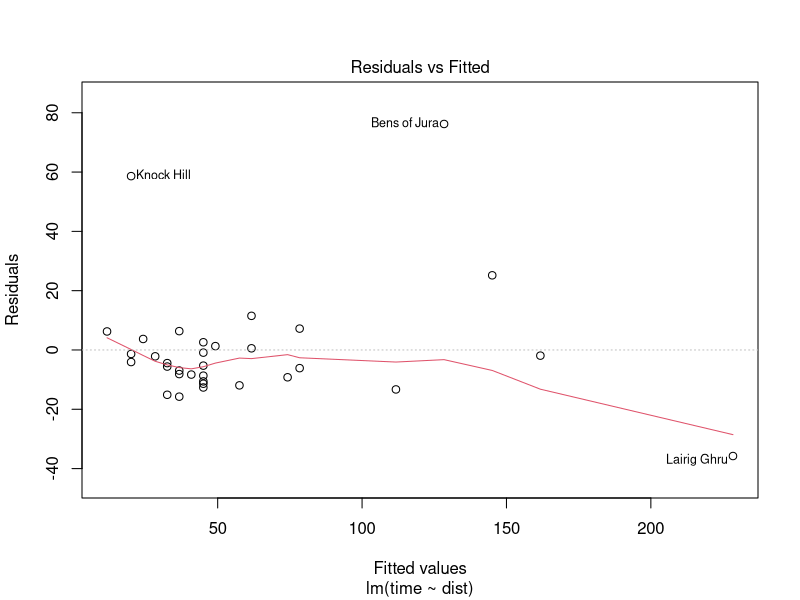
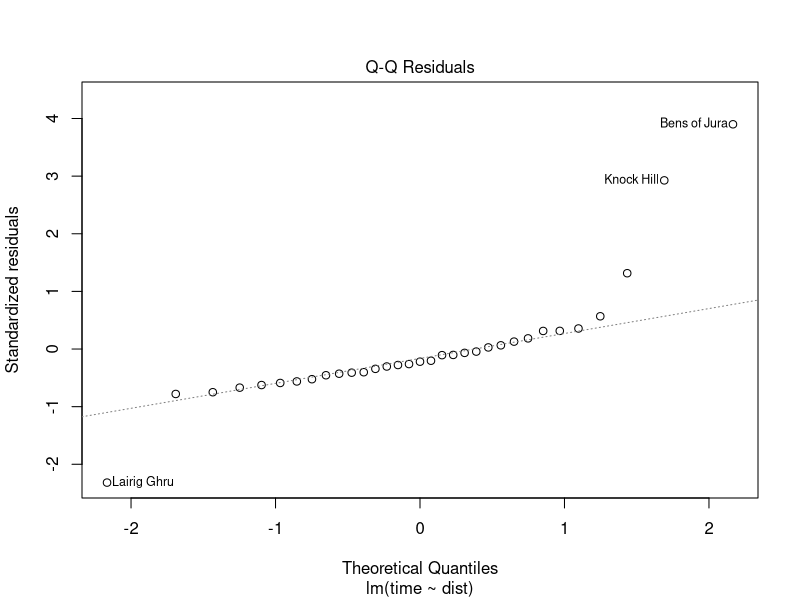
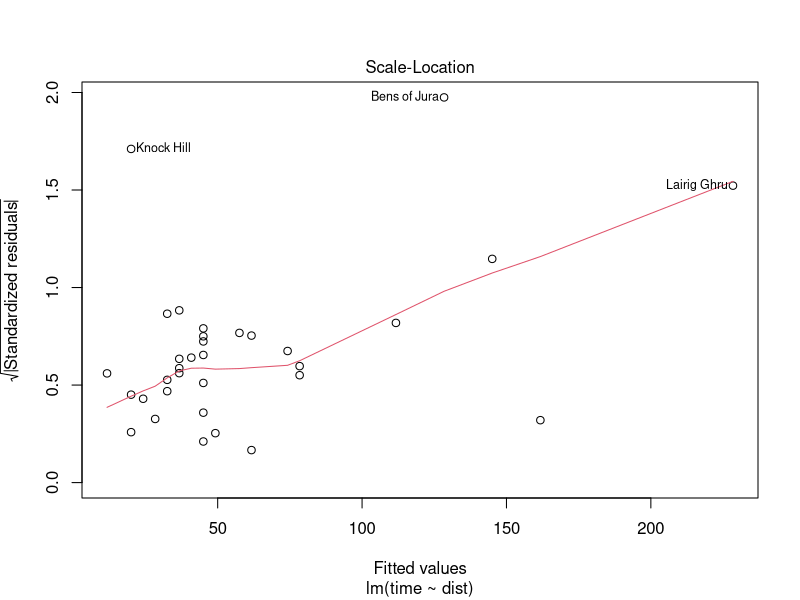
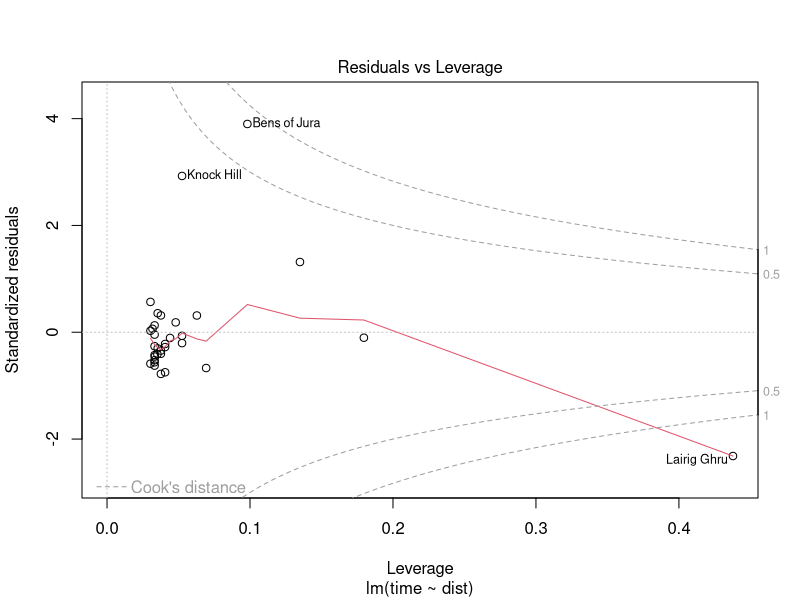

These charts were generated, in order, by the following R code: (Note: this script raises an error after producing the figures.)
### Regression tests for which the printed output is the issue
### May fail.
### Skipped on a Unix-alike without Recommended packages

pdf("reg-tests-3.pdf", encoding = "ISOLatin1.enc")

## str() for character & factors with NA (levels), and for Surv objects:
ff <- factor(c(2:1,  NA),  exclude = NULL)
str(levels(ff))
str(ff)
str(ordered(ff, exclude=NULL))
if(require(survival)) {
    (sa <- Surv(aml$time, aml$status))
    str(sa)
    detach("package:survival", unload = TRUE)
}
## were different, the last one failed in 1.6.2 (at least)


## lm.influence where hat[1] == 1
if(require(MASS)) {
    fit <- lm(formula = 1000/MPG.city ~ Weight + Cylinders + Type + EngineSize + DriveTrain, data = Cars93)
    print(lm.influence(fit))
    ## row 57 should have hat = 1 and resid=0.
    summary(influence.measures(fit))
}
## only last two cols in row 57 should be influential


## PR#6640  Zero weights in plot.lm
if(require(MASS)) {
    fm1 <- lm(time~dist, data=hills, weights=c(0,0,rep(1,33)))
    plot(fm1)
}
## gave warnings in 1.8.1


## PR#7829 model.tables & replications
if(require(MASS)) {
    oats.aov <- aov(Y ~ B + V + N + V:N, data=oats[-1,])
    model.tables(oats.aov, "means", cterms=c("N", "V:N"))
}
## wrong printed output in 2.1.0


## drop1 on weighted lm() fits
if(require(MASS)) {
    hills.lm <- lm(time ~ 0 + dist + climb, data=hills, weights=1/dist^2)
    print(drop1(hills.lm))
    print(stats:::drop1.default(hills.lm))
    hills.lm2 <- lm(time/dist ~ 1 + I(climb/dist), data=hills)
    drop1(hills.lm2)
}
## quoted unweighted RSS etc in 2.2.1


## tests of ISO C99 compliance (Windows fails without a workaround)
sprintf("%g", 123456789)
sprintf("%8g", 123456789)
sprintf("%9.7g", 123456789)
sprintf("%10.9g", 123456789)
sprintf("%g", 12345.6789)
sprintf("%10.9g", 12345.6789)
sprintf("%10.7g", 12345.6789)
sprintf("%.7g", 12345.6789)
sprintf("%.5g", 12345.6789)
sprintf("%.4g", 12345.6789)
sprintf("%9.4g", 12345.6789)
sprintf("%10.4g", 12345.6789)
## Windows used e+008 etc prior to 2.3.0


## weighted glm() fits
if(require(MASS)) {
    hills.glm <- glm(time ~ 0 + dist + climb, data=hills, weights=1/dist^2)
    print(AIC(hills.glm))
    print(extractAIC(hills.glm))
    print(drop1(hills.glm))
    stats:::drop1.default(hills.glm)
}
## wrong AIC() and drop1 prior to 2.3.0.

## calculating no of signif digits
print(1.001, digits=16)
## 2.4.1 gave  1.001000000000000
## 2.5.0 errs on the side of caution.


## as.matrix.data.frame with coercion
if(require("survival")) {
    soa <- Surv(1:5, c(0, 0, 1, 0, 1))
    df.soa <- data.frame(soa)
    print(as.matrix(df.soa)) # numeric result
    df.soac <- data.frame(soa, letters[1:5])
    print(as.matrix(df.soac)) # character result
    detach("package:survival", unload = TRUE)
}
## failed in 2.8.1

## wish of PR#13505
npk.aov <- aov(yield ~ block + N * P + K, npk)
foo <- proj(npk.aov)
cbind(npk, foo)
## failed in R < 2.10.0


if(suppressMessages(require("Matrix"))) {
  print(cS. <- contr.SAS(5, sparse = TRUE))
  stopifnot(all(contr.SAS(5) == cS.),all(contr.helmert(5, sparse = TRUE) == contr.helmert(5)))

  x1 <- x2 <- c('a','b','a','b','c')
  x3 <- x2; x3[4:5] <- x2[5:4]
  print(xtabs(~ x1 + x2, sparse= TRUE, exclude = 'c'))
  print(xtabs(~ x1 + x3, sparse= TRUE, exclude = 'c'))
  detach("package:Matrix")
  ## failed in R <= 2.13.1
}

## regression tests for dimnames (broken on 2009-07-31)
contr.sum(4)
contr.helmert(4)
contr.sum(2) # needed drop=FALSE at one point.

## xtabs did not exclude levels from factors
x1 <- c('a','b','a','b','c', NA)
x2 <- factor(x1, exclude=NULL)
print(xtabs(~ x1 + x2, na.action = na.pass))
print(xtabs(~ x1 + x2, exclude = 'c', na.action = na.pass))


## median should work by default for a suitable S4 class.
## adapted from adaptsmoFMRI
if(suppressMessages(require("Matrix"))) {
    x <- matrix(c(1,2,3,4))
    print(median(x))
    print(median(as(x, "dgeMatrix")))
    detach("package:Matrix")
}

## Various arguments were not duplicated:  PR#15352 to 15354
x <- 5
y <- 2
f <- function (y) x
numericDeriv(f(y),"y")
x

a<-list(1,2)
b<-rep.int(a,c(2,2))

a <- numeric(1)
x <- mget("a",as.environment(1))
x
a[1] <- 9
x


## needs MASS installed
## PR#2586 labelling in alias()
if(require("MASS")) {
    Y <- c(0,1,2)
    X1 <- c(0,1,0)
    X2 <- c(0,1,0)
    X3 <- c(0,0,1)
    print(res <- alias(lm(Y ~ X1 + X2 + X3)))
}
## the error was in lm.(w)fit

if(require("Matrix")) {
 m1 <- m2 <- m <- matrix(1:12, 3,4)
 dimnames(m2) <- list(LETTERS[1:3],letters[1:4])
 dimnames(m1) <- list(NULL,letters[1:4])
 M  <- Matrix(m)
 M1 <- Matrix(m1)
 M2 <- Matrix(m2)
 ## Now, with a new ideal cbind(), rbind():
 print(cbind(M, M1))
 stopifnot(identical(cbind (M, M1),cbind2(M, M1)))
 rm(M,M1,M2)
 detach("package:Matrix", unload=TRUE)
}##{Matrix}


## Invalid UTF-8 strings
x <- c("Jetz", "no", "chli", "z\xc3\xbcrit\xc3\xbc\xc3\xbctsch:","(noch", "ein", "bi\xc3\x9fchen", "Z\xc3\xbc", "deutsch)","\xfa\xb4\xbf\xbf\x9f")
lapply(x, utf8ToInt)
Encoding(x) <- "UTF-8"
nchar(x, "b")
try(nchar(x, "c"))
try(nchar(x, "w"))
nchar(x, "c", allowNA = TRUE)
nchar(x, "w", allowNA = TRUE)
## Results differed by platform, but some gave incorrect results on string 10.


## str() on large strings (in multibyte locales; changing locale may not work everywhere
oloc <- Sys.getlocale("LC_CTYPE")
mbyte.lc <- {
    if(.Platform$OS.type == "windows")
	"English_United States.28605"
    else if(grepl("[.]UTF-8$", oloc, ignore.case=TRUE)) # typically nowadays
	oloc
    else
	"en_US.UTF-8" # or rather "C.UTF-8" or from  system("locale -a | fgrep .utf8")
}
identical(Sys.setlocale("LC_CTYPE", mbyte.lc), mbyte.lc) # "ok" if not
cc <- "J\xf6reskog" # valid in "latin-1"; invalid multibyte string in UTF-8
.tmp <- capture.output( str(cc) )
stopifnot(grepl("chr \"J.*reskog\"", .tmp))
nchar(L <- strrep(paste(LETTERS, collapse="."), 100000), type="b")# 5.1 M
if(mbyte.lc != oloc) Sys.setlocale("LC_CTYPE", oloc)
## needed 1.6 sec in (some) R <= 3.3.0 in a multibyte locale

if(require("Matrix", .Library)) {
    M <- Matrix(diag(1:10), sparse=TRUE) # a "dsCMatrix"
    setClass("TestM", slots = c(M='numeric'))
    setMethod("+", c("TestM","TestM"), function(e1,e2) {
        e1@M + e2@M
    })
    M+M # works the f[[irst time
    M+M # was error   "object '.Generic' not found"
    ##
    stopifnot(identical(pmin(2,M), pmin(2, as.matrix(M))),identical(as.matrix(pmax(M, 7)), pmax(as.matrix(M), 7)))
    rm(M)
    detach("package:Matrix", unload=TRUE)
}##{Matrix}
